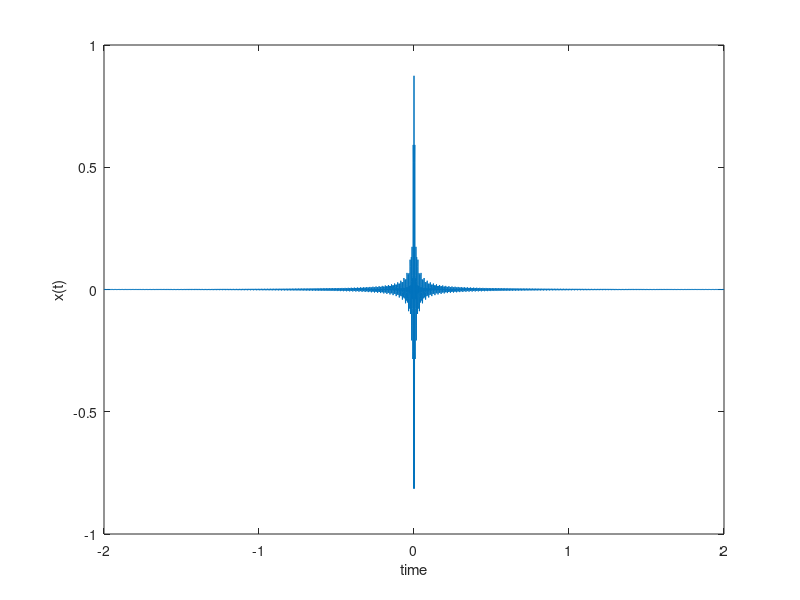

Here is the MATLAB script that generated this plot: (Note: this script raises an error after producing the figure.)
function hw2_5
%(1)
func = @(x) sinc(100*x).*cos(400*pi*x);
t = linspace(-2,2,5000);
plot(t, func(t));
hold on
xlabel('time');
ylabel('x(t)');
hold off;
%(1)
figure
ts = 0.001;
fs = 1/ts;
df = 0.5;
t = [-500:ts:500];
x1=sinc(100*t).*cos(400*pi*t);
[X1,x11,df1]=fftseq(x1,ts,df);
X11=X1/fs;
f=[0:df1:df1*(length(x11)-1)]-fs/2;
plot(f,fftshift(abs(X11)));
title('magnitude');
xlabel('f');
ylabel('|X(f)|');
hold off;
%(2)
figure;
f0 = 200;
[X1,x11,df1]=fftseq(loweq(x1, ts, f0),ts,df);
X11=X1/fs;
f=[0:df1:df1*(length(x11)-1)]-fs/2;
plot(f,fftshift(abs(X11)));
hold on
title('low pass magnitude');
xlabel('f');
ylabel('|X(f)L|');
hold off;
%(2)
figure;
t = linspace(-2,2,1000);
xl = sinc(100*t);
xc = xl;
plot(t, xc);
hold on;
xlabel('time');
ylabel('Xc(t)');
hold off;
%(2)
figure;
plot(t, abs(xc));
hold on;
xlabel('time');
ylabel('V(t)');
hold off;
end